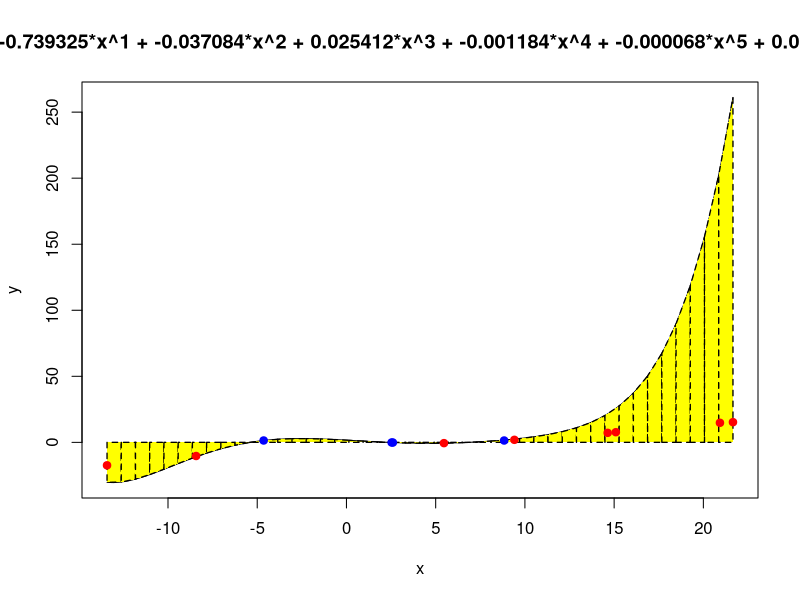

R code for this plot:
######################################################################
#Script automatico gerado por ‘trapezium’, software de interpolação #
#e integracao numérica                                              #
######################################################################

#
#Parametros. Devem ser preenchidos pelo software
#

#Nome da figura
nome <- 'saida.png'

#Dados tabelados
x.tab <- c(-13.415929,-8.425159,5.464286,9.410638,14.638945,15.096257,20.928899,21.658635);
y.tab <- c(-17.376426,-10.326353,-0.583450,1.915935,7.205056,7.696275,14.806552,15.284722);

#Pontos interpolados, calculados pelo 'trapezium'
x.int <- c(-59.369231,-17.596364,-4.639900,2.533679,2.599419,8.836182,62.259259,97.787234);
y.int <- c(654087.316990,126.085453,1.412793,-0.100880,-0.134950,1.399725,-175290.070165,-6270375.905124);

# Coeficientes do polinomio interpolador
coef <- c(1.651338,-0.739325,-0.037084,0.025412,-0.001184,-0.000068,0.000006,-0.000000);

# Numero de pontos da tabela
n.tab <- 8;

# Numero de pontos a interpolar
n.int <- 8;

# Numero de trapezios
n.tpz <- 44

# Titulo
titulo <- 'P(x) = 1.651338*x^0 + -0.739325*x^1 + -0.037084*x^2 + 0.025412*x^3 + -0.001184*x^4 + -0.000068*x^5 + 0.000006*x^6 + -0.000000*x^7'

#
# Esta parte do script deve funcionar desde que os parametros
# acima estejam devidamente preenchidos. E' a parte estatica
# do script. Copiar exatamente desta forma no arquivo de saida.
#

#calcula o valor interpolado para o ponto x
polinomio <- function(x, coef, n){
	resultado <- 0;
	for(i in 1:n){
		resultado <- resultado + coef[i] * (x^(i - 1));
	}
	return(resultado);
}

#
#Aqui começam os comandos para plotar os resultados
#

# Cria o arquivo .png
png(nome);

# Gerando figura com 100 pontos
gap <- (max(x.tab) - min(x.tab)) / 100;
x <- seq(min(x.tab),max(x.tab),gap);
y <- polinomio(x, coef, n.tab);
plot(x,y,type='l', main = titulo);

#Plota os trapezios
h <- (max(x.tab) - min(x.tab)) / n.tpz;
xp <- seq(min(x.tab), max(x.tab), h);
yp <- polinomio(xp, coef, n.tab);
for(i in 1:(n.tpz)){
	polygon(c(xp[i], xp[i], xp[i+1], xp[i+1], xp[i]),c(0, yp[i], yp[i+1], 0, 0),col='yellow', border='black', lty=2, lwd=1.3);
}

#Pontos da tabela
for(i in 1:n.tab){
	points(x.tab[i],y.tab[i],col='red',pch=19);
}

# Pontos interpolados
for(i in 1:n.tab){
	points(x.int[i],y.int[i],col='blue',pch=19);
}

# Encerra a criação do arquivo .png
dev.off();